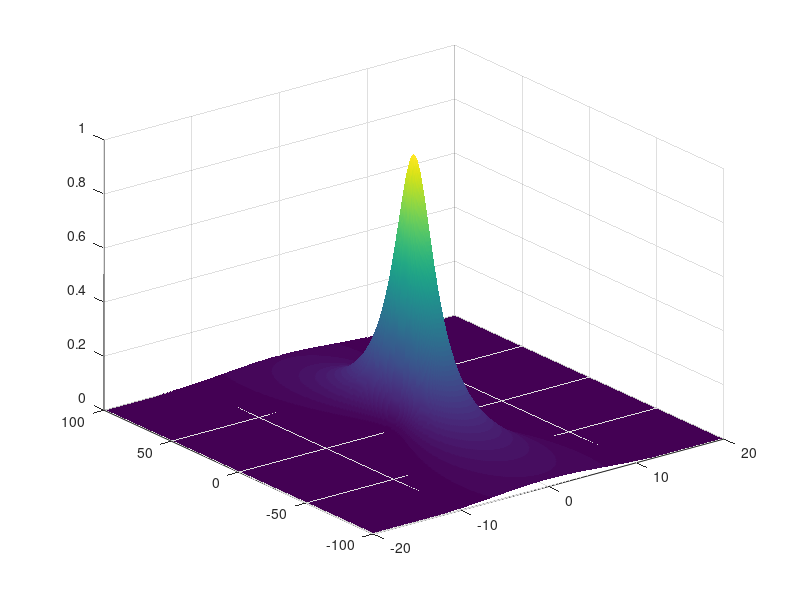

Write the MATLAB code that produced this figure.
% Guassian Incident light

clear all 
clc 

E0=1;
nb=1.34;    % Refractive index of medium
Lamda=525;  % incident light wavelength 
rr=-20*Lamda:Lamda/10:20*Lamda;    % the radial distance from the center axis of the beam
zz=-100*Lamda:Lamda/10:100*Lamda;    % the axial distance from the beam's focus  
[r,z]=meshgrid(rr,zz);

W0=2*Lamda;                       %Waist radius of the beam
k=2*pi*nb/Lamda;                     %wave number
zR=pi*(W0.^2).*nb./Lamda;    
Qz=atan(z./zR);                    % Is the Gouy phase at z
Wz=W0.*((1+(z./zR).^2).^0.5);      % the spot size parameter   
Rz_inverse=z./(z.^2+zR.^2);         % inverse of radius of curvature 

Egaus=E0.*(W0./Wz).*exp(-(r./Wz).^2-1i*(k.*z+k.*(r.^2).*Rz_inverse/2-Qz));
Igaus=abs(Egaus).^2;

surf(r/Lamda,z/Lamda,Igaus,'EdgeColor','none','LineStyle','none','FaceLighting','phong');
shading interp;
waitforbuttonpress
%axis equal
hold on
